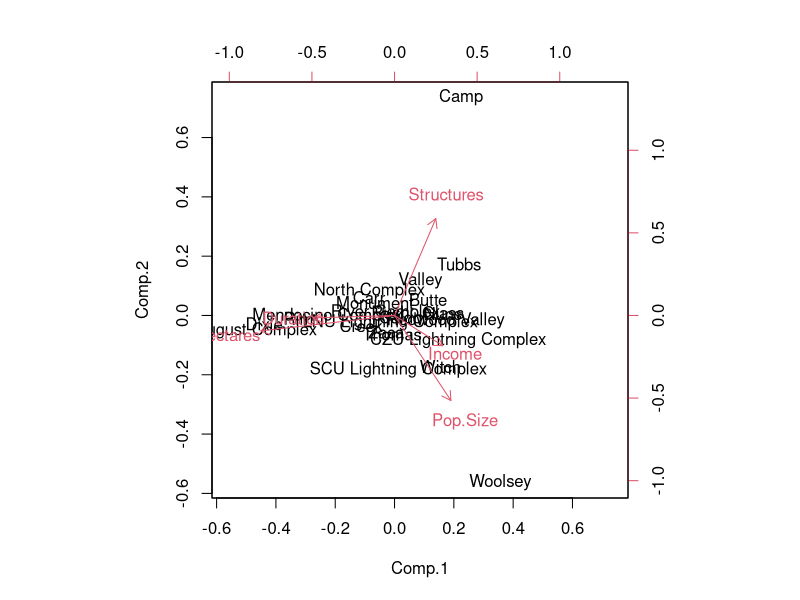
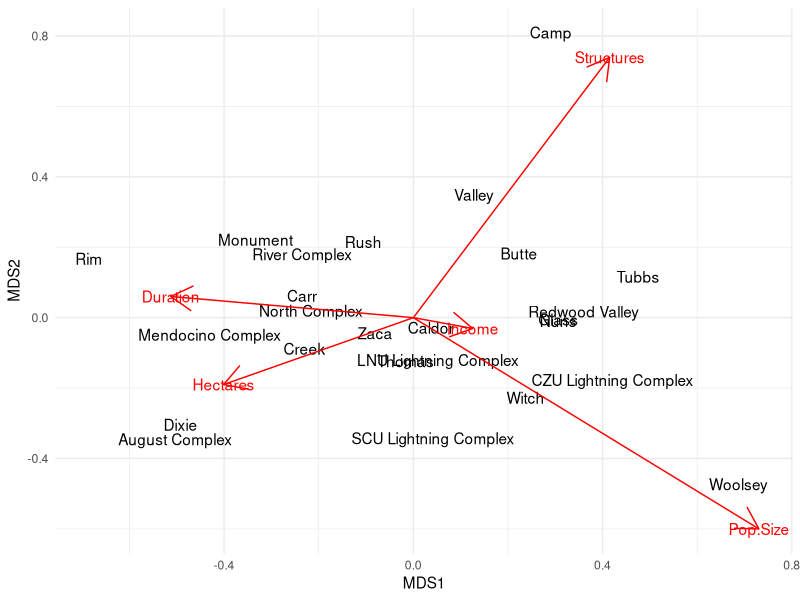

R code for these plots, in order:

library(vegan)
library(tidyverse)

dat <- read.csv("Data/WildFireData.csv", nrows = 25) %>%
  column_to_rownames("Name") %>%
  mutate(Income=str_replace(Median.Household.Income, ",", "")) %>%
  select(Structures, Hectares, Pop.Size, Income, Duration) %>%
  mutate(across(everything(), as.numeric))

pcavals <- dat %>%
  sweep(2, sapply(dat, max), `/`) %>%
  princomp()
biplot(pcavals)

mds <- dat %>%
  sweep(2, sapply(dat, max), `/`) %>%
  metaMDS()
as.data.frame(mds$points) %>%
  rownames_to_column("rn") %>%
  ggplot(mapping = aes(x=MDS1, y=MDS2, label=rn)) +
  geom_text() +
  geom_text(data = as.data.frame(mds$species) %>% rownames_to_column("rn"), color="red") +
  geom_segment(data = as.data.frame(mds$species) %>% rownames_to_column("rn"), color="red",
               xend=0, yend=0, arrow = arrow(ends = "first")) +
  theme_minimal()
